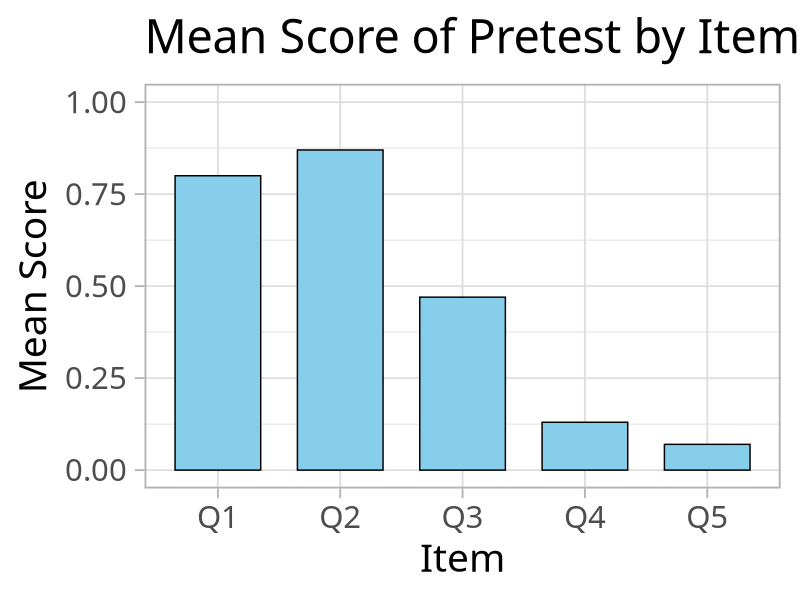
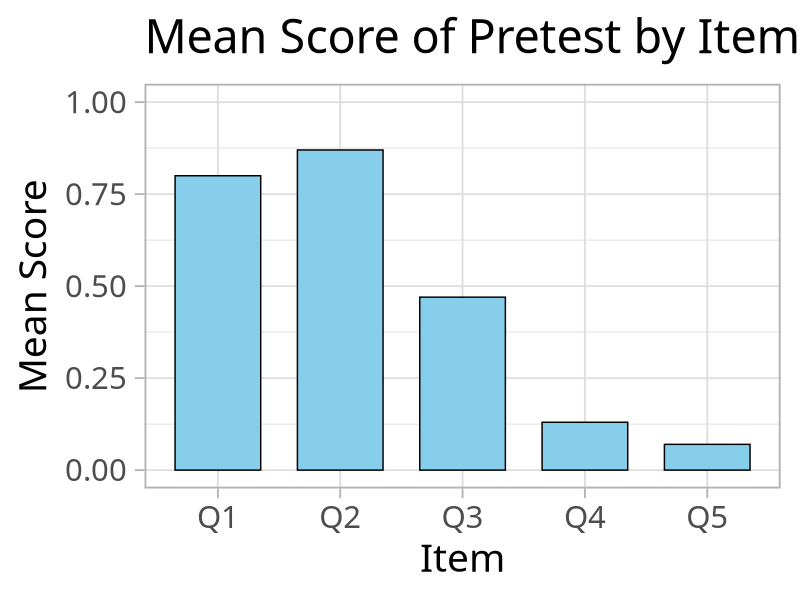
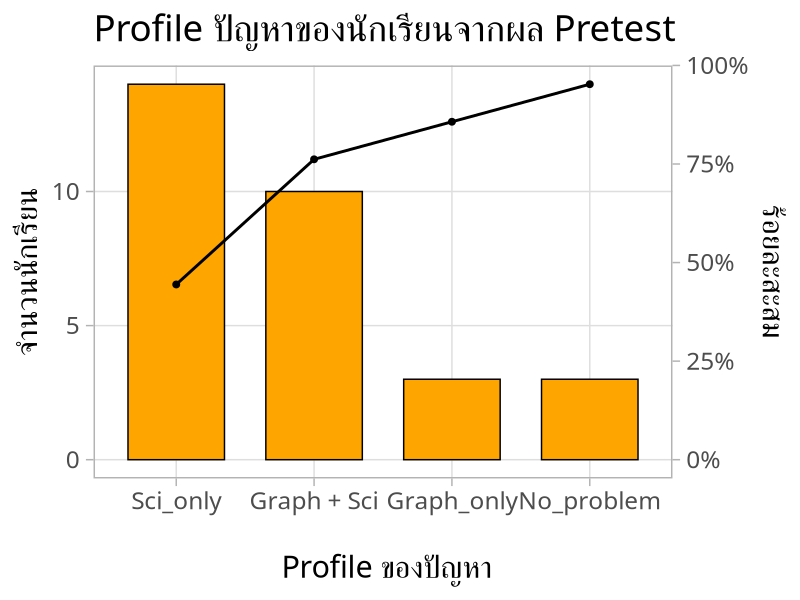

These charts were generated, in order, by the following R code:
## ---- chunk 1
library(tidyverse)
library(kableExtra)
result <- tribble(
    ~ item, ~M, ~SD,
    "Q1", 0.80, 0.40,
    "Q2", 0.87, 0.35,
    "Q3", 0.47, 0.51,
    "Q4", 0.13, 0.35,
    "Q5", 0.07, 0.25
)

result |> 
  ggplot(aes(x = item, y = M)) +
  geom_col(fill = "skyblue", col = "black", width = 0.7) +
  ylim(0,1) +
  theme_light(base_size = 28) +
  theme(text = element_text(family = "ChulaCharasNew")) +
  labs(
    title = "Mean Score of Pretest by Item",
    x = "Item",
    y = "Mean Score"
  ) 
## ---- chunk 2
result |> 
  ggplot(aes(x = item, y = M)) +
  geom_col(fill = "skyblue", col = "black", width = 0.7) +
  ylim(0,1) +
  theme_light(base_size = 28) +
  theme(text = element_text(family = "ChulaCharasNew")) +
  labs(
    title = "Mean Score of Pretest by Item",
    x = "Item",
    y = "Mean Score"
  ) 
## ---- chunk 3

# 1) ตารางความรู้พื้นฐาน (3 ด้าน)
basic_skill <- tribble(
  ~domain, ~M, ~SD,
  "ความเข้าใจคำศัพท์วิทยาศาสตร์",        1.67, 0.55,
  "ทักษะการอ่านกราฟ",           0.47, 0.51,
  "การให้เหตุผลเชิงวิทยาศาสตร์", 0.20, 0.41
)

basic_skill |>
  kable(
    col.names = c("ทักษะพื้นฐาน", "M", "SD"),
    digits = 2,
    align = c("l","c","c"),
    caption = "สถิติบรรยายจำแนกตามทักษะ"
  )
## ---- chunk 4
resp <- tribble(
  ~student, ~Q1, ~Q2, ~Q3, ~Q4, ~Q5,
  "S01", 1,1,1,0,0,
  "S02", 1,1,1,0,0,
  "S03", 1,0,1,0,0,
  "S04", 1,1,1,1,0,
  "S05", 1,1,0,0,0,
  "S06", 0,1,1,0,0,
  "S07", 1,1,1,0,0,
  "S08", 1,1,0,0,0,
  "S09", 0,1,0,0,0,
  "S10",1,1,0,1,0,
  "S11",1,1,1,0,0,
  "S12",1,0,1,0,0,
  "S13",1,1,1,0,0,
  "S14",1,1,0,0,1,
  "S15",0,1,1,0,0,
  "S16",1,1,0,0,0,
  "S17",1,1,1,0,0,
  "S18",0,1,1,0,0,
  "S19",1,1,0,0,0,
  "S20",1,1,1,0,1,
  "S21",1,0,0,0,0,
  "S22",0,1,0,0,0,
  "S23",1,1,1,0,0,
  "S24",1,1,1,0,0,
  "S25",1,1,0,0,0,
  "S26",0,0,0,0,0,
  "S27",1,1,1,0,0,
  "S28",1,1,1,1,0,
  "S29",1,1,0,1,0,
  "S30",1,1,0,0,0
)

profile <- resp %>%
  mutate(
    keyword_prop = (Q1 == 0 & Q2 == 0),
    graph_prob = Q3 == 0,
    sci_prob   = (Q4 == 0 & Q5 == 0),
    profile = case_when(
      !keyword_prop & !graph_prob & !sci_prob ~ "No_problem",
      keyword_prop & !graph_prob & !sci_prob ~ "Keyword_problem",
      graph_prob & sci_prob ~ "Graph + Sci",
      !keyword_prop & !graph_prob & sci_prob ~ "Sci_only",
      graph_prob & !sci_prob & !keyword_prop ~ "Graph_only",
      TRUE ~ "ALL_three"
    )
  )

pareto <- profile %>% 
  count(profile, sort = TRUE) %>%
  mutate(cum_pct = cumsum(n) / sum(n)) |> 
  ggplot(aes(x = reorder(profile, -n), y = n)) +
  geom_col(fill = "orange", col = "black", width = 0.7) +
  geom_line(aes(y = cum_pct * max(n)), group = 1, color = "black", linewidth = 1) +
  geom_point(aes(y = cum_pct * max(n)), color = "black", size
 = 2) +
  scale_y_continuous(

    name = "จำนวนนักเรียน",
    sec.axis = sec_axis(~ . / max(.) , name = "ร้อยละสะสม", labels = scales::percent)
  ) +
  theme_light(base_size = 22) +
  theme(text = element_text(family = "ChulaCharasNew"),
  panel.grid.minor = element_blank()) +
  labs(
    title = "Profile ปัญหาของนักเรียนจากผล Pretest",
    x = "\n Profile ของปัญหา"
  )

pareto
